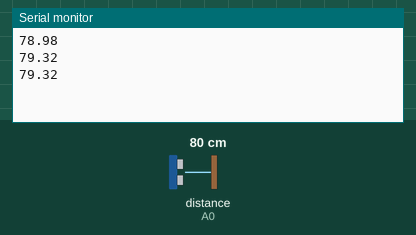
This sketch was run on a simulated Arduino Uno, built with avr-gcc and run on an emulated ATmega328P. Parts: the last lines printed to the serial monitor. Wiring (inferred from the names in the program): ultrasonic range finder: trigger pin 8; echo A0. The inputs (shaded band) are chosen by the test bench; at power-on: distance to the obstacle (sensor on A0) 80 cm. The echo pulse lasts 58.3 µs per cm.

Above: at 1.3 s.
1.4 s: distance to the obstacle (sensor on A0) set to 2 cm
At 1.9 s:
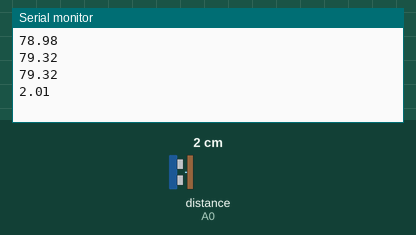
2.9 s: distance to the obstacle (sensor on A0) set to 4 cm
At 3.4 s:
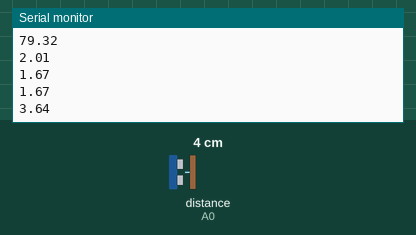
Timing chart, 0 to 5.9 s (numbered marks = the images above; inputs shaded):
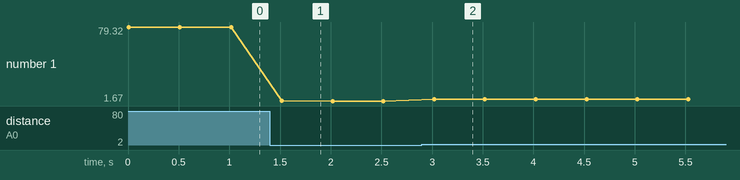

Measured:
- after the input at 1.4 s, the serial monitor: prints a new line after 0.12 s (image 1)
- after the input at 2.9 s, the serial monitor: prints a new line after 0.12 s (image 2)
- plotted number 1: 79.32 → 1.67 after the input at 1.4 s, 1.67 → 3.64 after the input at 2.9 s

The sketch:

workRecord2021_HC-SR04.ino.ino
```cpp
#define Trig 8
#define Echo A0

int duration;
float distance;

void setup(){
  Serial.begin(9600);
  pinMode(Trig, OUTPUT);
  pinMode(Echo, INPUT);
}

void loop(){
  digitalWrite(Trig, LOW); //①TrigピンをLOWにする
  delayMicroseconds(1); //②1usウェイト
  digitalWrite(Trig, HIGH); //③TrigピンをHIGHにする
  delayMicroseconds(10); //④10usウェイト
  digitalWrite(Trig, LOW);//⑤Trigピンを再びLOWにする。Trigピンをオフ→オン→オフした。
  duration = pulseIn(Echo, HIGH);//⑥EchoピンがHIGHの時間を計測する
  if(duration > 0){
    //HC-SR04の仕様に従って距離を計算
    distance = duration/2;
    distance = distance*340*100/1000000;
    Serial.println(distance);//シリアルモニタに距離を表示する
  }
  delay(500); //0.5秒おきに距離を演算する。
}
//今日はここまで。ありがとうございました。
```
